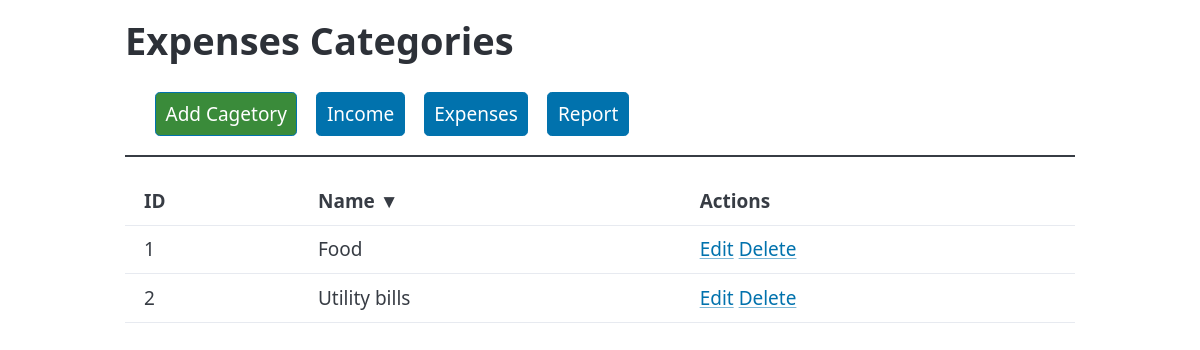
Page /myfin/categories/ on the committed database.
### categories/models.py (models this page shows, shortened)
class Category(models.Model):
    name = models.TextField(unique=True)

### categories/views.py (the view)
# urls.py: path('', views.index, name='index'),
@csrf_exempt
def index(request):
    if request.method == "POST":
        category_id = request.POST.get("id")
        category_name = request.POST.get("name")
        try:
            category = Category.objects.get(id=category_id)
            category.delete()
            message = f'Category "{category_name}" with ID={category_id} has been successfully deleted.'
            return HttpResponseRedirect(f"/myfin/categories/?msg_type=ok&msg_text={message}")
        except:
            message = f'Error during deleting the category "{category_name}" with ID={category_id}. The category has not been deleted.'
            return HttpResponseRedirect(f"/myfin/categories/?msg_type=error&msg_text={message}")
    else:
        categories_list = Category.objects.order_by('name')
        context = {
            'categories_list': categories_list,
            'msg_type': request.GET.get("msg_type"),
            'msg_text': request.GET.get("msg_text")
        }
        return render(request, 'categories/index.html', context)

### categories/templates/categories/index.html (shortened to what this page needs)
<!DOCTYPE html>
<html lang="en">
<head>
    <link rel="stylesheet" href="https://unpkg.com/@picocss/pico@latest/css/pico.min.css" />
</head>
<body>
    <main class="container">
        <h1>Expenses Categories</h1>
        <nav style="margin-bottom: 20px; border-bottom: 2px solid; padding-left: 30px">
            <ul>
                <li><a href="/myfin/categories/add/" role="button" style="background-color: rgb(58, 139, 58);">Add
                        Cagetory</a></li>
                <li><a href="/myfin/income/" role="button">Income</a></li>
                <li><a href="/myfin/expenses/" role="button">Expenses</a></li>
                <li><a href="/myfin/report/" role="button">Report</a></li>
            </ul>
        </nav>
        {% if categories_list %}
        <table>
            <tr>
                <td><b>ID</b></td>
                <td><b>Name&nbsp;&#9660;</b></td>
                <td><b>Actions</b></td>
            </tr>
            {% for item in categories_list %}
            <tr>
                <td>{{ item.id }}</td>
                <td>{{ item.name }}</td>
                <td>
                    <a href="/myfin/categories/edit/{{ item.id }}/">Edit</a>
                    <a href="#" onclick="document.getElementById('category_id').textContent='{{ item.id }}';
                                 document.getElementById('id').value='{{ item.id }}';
                                 document.getElementById('name').value='{{ item.name }}';
                                 document.getElementById('category_name').textContent='{{ item.name }}';
                                 document.getElementById('deleting_form').style.display='block';
                                 document.getElementById('backdrop').style.display='block' ;">Delete</a>
                </td>
            </tr>
            {% endfor %}
        </table>
        {% else %}
        <p>No data about categories.</p>
        {% endif %}
    </main>
</body>
</html>

### rows in the picture
Category: id "1", name "Food"
Category: id "2", name "Utility bills"
